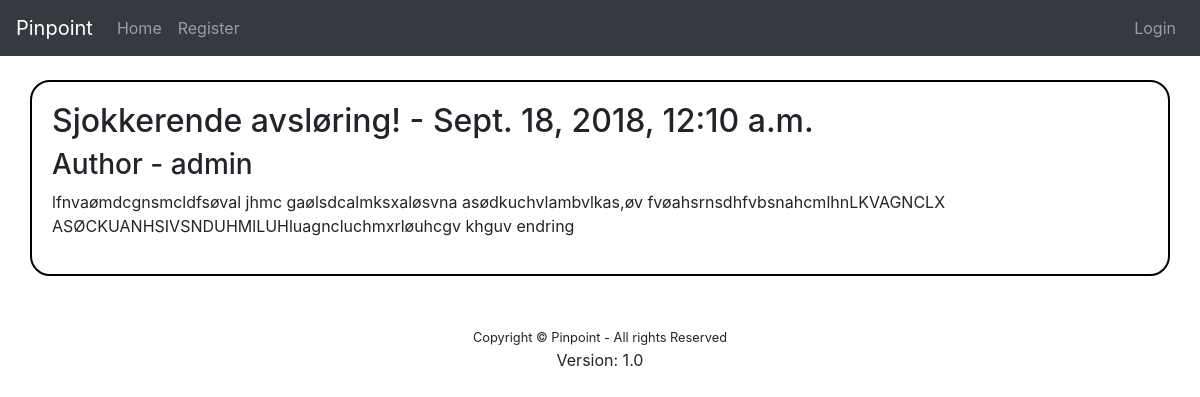
Page /2 on the earlier database version.
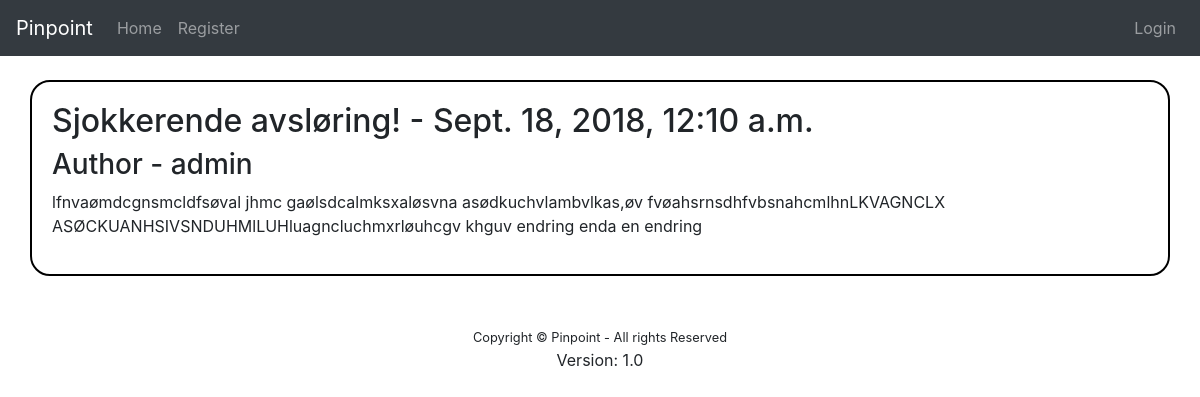
Same page on the later database version.
### view_content/models.py (models this page shows, shortened)
class Post(models.Model):
    title = models.CharField(max_length=200)
    body = models.TextField()
    date = models.DateTimeField(auto_now_add=True)
    author = models.ForeignKey('auth.User', on_delete=models.CASCADE, related_name='author_of')
    editor = models.ForeignKey('auth.User', on_delete=models.CASCADE, related_name='editor_of', null=True)
    proof_read = models.BooleanField(default=False)
    published = models.BooleanField(default=False)

### view_content/views.py (the view)
# urls.py: path('<post_id>', views.detailPost, name='detail'),
def detailPost(request, post_id ):
    post = get_object_or_404(Post, id=post_id)
    return render(request, 'view_content/detailPost.html', {'post':post})

### view_content/templates/view_content/detailPost.html (shortened to what this page needs)
{% extends "base.html" %}
{% block content %}
<h2>{{ post.title }} - {{ post.date }}</h2>
<h3>Author - {{ post.author }}</h3>
<p>{{ post.body }}</p>
{% endblock %}

### main/templates/base.html (shortened to what this page needs)
<!doctype html>
<html lang="en">
  <head>
    <link rel="stylesheet" href="https://stackpath.bootstrapcdn.com/bootstrap/4.1.3/css/bootstrap.min.css">
  </head>
  <body>
  <nav class="navbar sticky-top navbar-expand-lg navbar-dark bg-dark">
  <a class="navbar-brand" href="{% url 'home' %}">Pinpoint</a>
  <div class="collapse navbar-collapse" id="navbarSupportedContent">
      <ul class="navbar-nav mr-auto">
        <li class="nav-item">
          <a class="nav-link" href="{% url 'home' %}">Home</a>
        </li>
        {% if request.user.is_authenticated %}
        <li class="nav-item">
          <a class="nav-link" href="{% url 'content' %}">Create Content</a>
        </li>
        {% else %}
        <li class="nav-item">
          <a class="nav-link" href="{% url 'register' %}">Register</a>
        </li>
        {% endif %}
        </ul>
        <ul class="navbar-nav justify-content-end">
        {% if request.user.is_authenticated %}
        <li class="nav-item">
          <a class="nav-link" href="{% url 'my_page' %}">My Page</a>
        </li>
        <li class="nav-item">
          <a class="nav-link" href="{% url 'logout' %}">Logout</a>
        </li>
        {% else %}
        <li class="nav-item">
          <a class="nav-link" href="{% url 'login' %}">Login</a>
        </li>
        {% endif %}
        </ul>
    </div>
  </nav>
  <br>
  <div class="container" style="border: 2px solid black; border-radius: 20px; padding: 20px;">
    {% block content %}
    {% endblock %}
  </div>
  <br><br>
  <center><small>Copyright &copy; Pinpoint - All rights Reserved </small></center>
  <center>Version: 1.0</center>
  </body>
</html>

Differences in the rows shown:
changed Post "Sjokkerende avsløring!": body "lfnvaømdcgnsmcldfsøval jhmc gaølsdcalmksxaløsvna asødkuchvlambvlkas,øv fvøahsrnsdhfvbsnahcmlhnLKVAGNCLX ASØCKUANHSIVSNDUHMlLUHluagncluchmxrløuhcgv khguv endring" → "…fvøahsrnsdhfvbsnahcmlhnLKVAGNCLX ASØCKUANHSIVSNDUHMlLUHluagncluchmxrløuhcgv khguv endring enda en endring"
